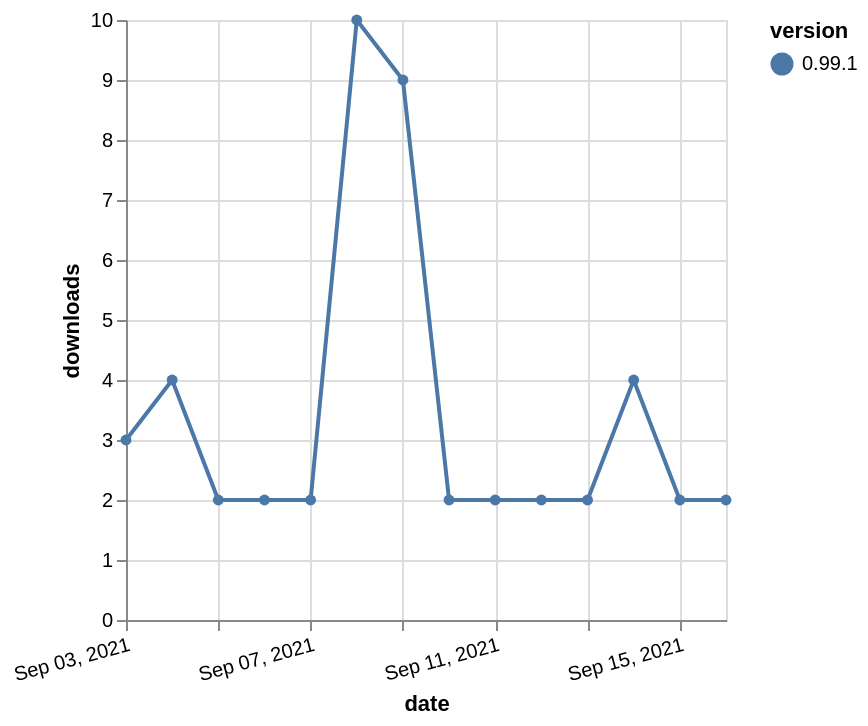

Describe this chart as a Vega-Lite specification.
### Vega-Lite specification from a JSON file in a GitHub repository (floating-point values rounded to 4 significant figures)
{"$schema": "https://vega.github.io/schema/vega-lite/v5.json", "description": "A simple bar chart with embedded data.", "data": {"values": [{"date": "2021-09-03", "total": 4241, "delta": 3, "version": "0.99.1"}, {"date": "2021-09-04", "total": 4245, "delta": 4, "version": "0.99.1"}, {"date": "2021-09-05", "total": 4247, "delta": 2, "version": "0.99.1"}, {"date": "2021-09-06", "total": 4249, "delta": 2, "version": "0.99.1"}, {"date": "2021-09-07", "total": 4251, "delta": 2, "version": "0.99.1"}, {"date": "2021-09-08", "total": 4261, "delta": 10, "version": "0.99.1"}, {"date": "2021-09-09", "total": 4270, "delta": 9, "version": "0.99.1"}, {"date": "2021-09-10", "total": 4272, "delta": 2, "version": "0.99.1"}, {"date": "2021-09-11", "total": 4274, "delta": 2, "version": "0.99.1"}, {"date": "2021-09-12", "total": 4276, "delta": 2, "version": "0.99.1"}, {"date": "2021-09-13", "total": 4278, "delta": 2, "version": "0.99.1"}, {"date": "2021-09-14", "total": 4282, "delta": 4, "version": "0.99.1"}, {"date": "2021-09-15", "total": 4284, "delta": 2, "version": "0.99.1"}, {"date": "2021-09-16", "total": 4286, "delta": 2, "version": "0.99.1"}]}, "width": "container", "mark": {"type": "line", "point": {"filled": true}}, "encoding": {"x": {"field": "date", "type": "temporal", "timeUnit": "yearmonthdate", "title": "date", "axis": {"labelAngle": -15}}, "y": {"field": "delta", "type": "quantitative", "title": "downloads"}, "color": {"field": "version", "type": "nominal"}, "tooltip": {"field": "delta"}}}
